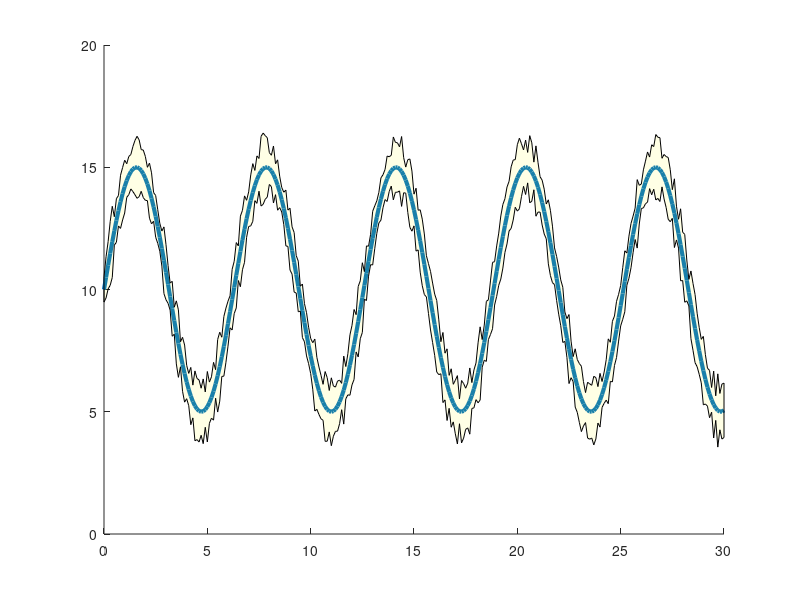

Here is the MATLAB script that generated this plot:
%% plot 
x=0:0.1:30;
a=5*sin(x)+10;%);
dy=rand(1,length(x))+0.5;
yp=dy+a;
yn=a-dy;
x_fill=[x,x(end:-1:1)];
y_fill=[yp,yn(end:-1:1)];
figure,
hold on
plot(x,a,'lineWidth',3)
h1=fill(x_fill,y_fill,'y','facealpha',0.1);
hold off